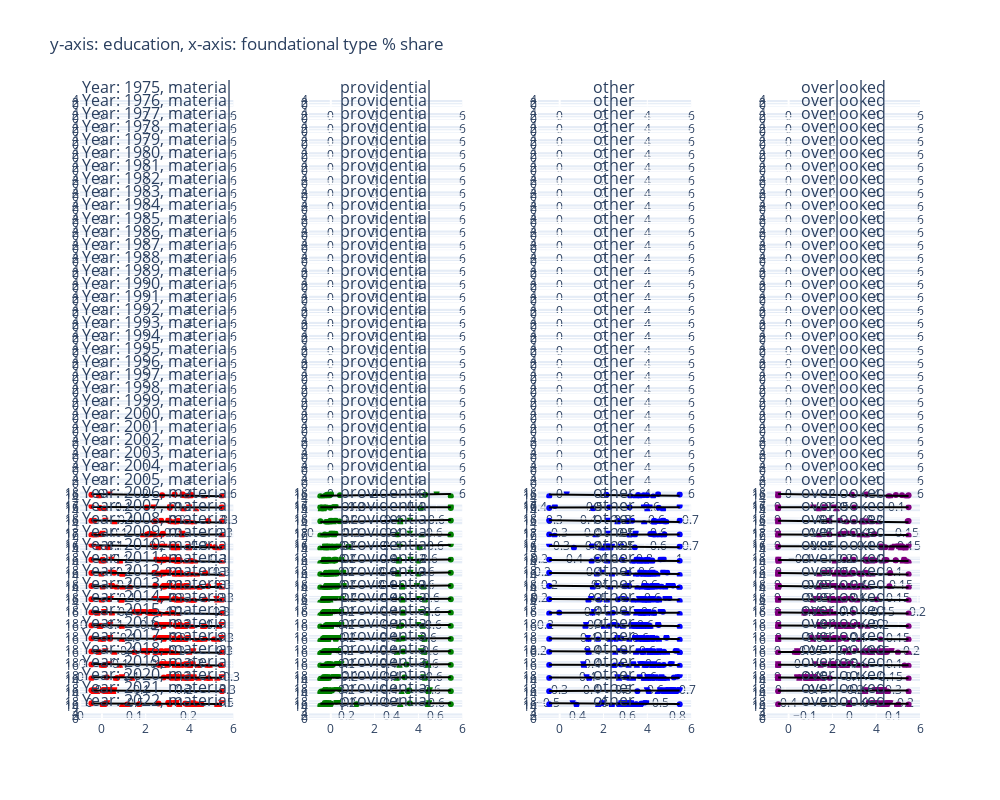

The cell this chart's notebook holds for it:
### Code cell
create_scatter_plots_twodim_with_fit(foundational_df_no_transformations_accounts, 'TIME_PERIOD', foundational_types, 'education')
